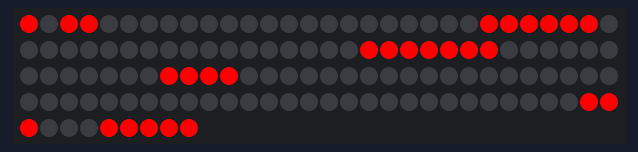
This sketch was run on a simulated ESP32. On the bench: 129 RGB LEDs in strip order, left to right, continuing on the next row. WiFi joins after 1.5 s; servers stay silent unless stated; network time is answered at once with the bench clock; the local clock reads 2024-03-15 10:24:30 at power-on unless the sketch sets it; what the sketch prints to the serial monitor is not drawn.

Above: at 1.9 s.

The sketch:

WordClockCode-with-NTPClient.ino
```cpp
// *** Libraries ***

// Libraries for Time
#include <NTPClient.h>

// Libraries for WiFi
#include <WiFiUdp.h>
#include <WiFi.h>

// Libraries for LEDs
#include <Adafruit_NeoPixel.h>

// *** Defines ***

// Sets offset from GMT (Greenwich Mean Time)
#define EST -18000 // - Eastern Standard Time
#define CST -21600 // - Central Standard Time
#define MST -25200 // - Mountain Standard Time
#define PST -28800 // - Pacific Standard Time

#define updateFrequency 1000 // Sets how frequently time is checked in ms

// For defining NeoPixel object
#define PIN GPIO13
#define NUMPIXELS 129

// *** Variables ***

byte H; // For Hours
byte M; // For Minutes

const int GPIO13 = 13;

// Replace with your network credentials (found on the back of router)
const char* ssid = "TP-Link_51CA";
const char* password = "password";

const long utcOffsetInSeconds = EST; // Timezone set

// Define NTP Client to get time
WiFiUDP ntpUDP;
NTPClient timeClient(ntpUDP, "pool.ntp.org", utcOffsetInSeconds);

// Define NeoPixel
Adafruit_NeoPixel pixels(NUMPIXELS, PIN, NEO_GRB + NEO_KHZ800);

void setled(int, int, int);

// Function for setting specific LEDs
void setled(int start, int end, int on) {
  for (int pixel = start; pixel < end + 1; pixel++) {
    if (on == true) {
      pixels.setPixelColor(pixel, pixels.Color(255, 0, 0));

    } else {
      pixels.setPixelColor(pixel, pixels.Color(0, 0, 0));
    }
    pixels.show();
  }
}

void setup() {

  // Initialize Serial Monitor
  Serial.begin(115200);

  // Print a start message
  Serial.print("attempting connection to: ");
  Serial.println(ssid);

  // Loop until WiFi connects
  WiFi.begin(ssid, password);
  while (WiFi.status()!= WL_CONNECTED) {
    delay(500);
    Serial.print(".");
  }

  // Print a success message
  Serial.println("");
  Serial.println("WiFi successfully connected!");

  // Initialize a NTPClient to get time
  timeClient.begin();

  // Initialize and Clear all Pixels
  pixels.begin();
  pixels.clear();

}
void loop() {

  // Check the time
  timeClient.update();

  // Set bytes H and M to Hours and Minutes from timeClient.update();
  H = timeClient.getHours();
  M = timeClient.getMinutes();

  // Print the values of H and M to the Serial Monitor
  Serial.println("");
  Serial.print("Hour: ");
  Serial.println(H);
  Serial.print("Minute: ");
  Serial.println(M);

  // *** Setting words based on time ***

  setled(0, 0, true);  // IT
  setled(2, 3, true);  // IS

  if (M >= 5) {
    setled(67, 67, true);  // T for PAS(T) and (T)O
  } else {
    setled(67, 67, false);
  }

  if (M  >= 5) {
    setled(47, 53, true);  // MINUTES
  } else {
    setled(47, 53, false);
  }

  if ((M >= 5) && (M <= 34)) {
    setled(68, 70, true);  // PAST (Techincally turns on PAS)
  } else {
    setled(68, 70, false);
  }

  if (M >= 35) {
    setled(66, 66, true);  // TO (Technically turns on O)
  } else {
    setled(66, 66, false);
  }

  setled(124, 129, true);  // O'CLOCK

  if (((M >= 5) && (M < 10)) || ((M >= 25) && (M < 30)) || ((M >= 35) && (M < 40)) || (M >= 55)) {
    setled(29, 32, true);
  } else {
    setled(29, 32, false);  // FIVE (Minutes)
  }

  if (((M >= 10) && (M < 15)) || ((M >= 50) && (M < 55))) {
    setled(37, 39, true);  // TEN (Minutes)
  } else {
    setled(37, 39, false);
  }

  if (((M >= 15) && (M < 20)) || ((M >= 45) && (M < 50))) {
    setled(14, 20, true);  // FIFTEEN (Minutes)
  } else {
    setled(14, 20, false);
  }

  if (((M >= 20) && (M < 30)) || ((M >= 35) && (M < 45))) {
    setled(23, 28, true);  // TWENTY (Minutes)
  } else {
    setled(23, 28, false);
  }

  if ((M >= 30) && (M < 35)) {
    setled(41, 46, true);  // THIRTY (Minutes)
  } else {
    setled(41, 46, false);
  }

  if (((H == 1) && (M < 35)) || ((H == 13) && (M < 35)) || ((H == 12) && (M >= 35)) || ((H == 0) && (M >= 35))) {
    setled(107, 109, true);  // ONE (Hours)
  } else {
    setled(107, 109, false);
  }

  if (((H == 2) && (M < 35)) || ((H == 14) && (M < 35)) || ((H == 13) && (M >= 35)) || ((H == 1) && (M >= 35))) {
    setled(82, 84, true);  // TWO (Hours)
  } else {
    setled(82, 84, false);
  }

  if (((H == 3) && (M < 35)) || ((H == 15) && (M < 35)) || ((H == 14) && (M >= 35)) || ((H == 2) && (M >= 35))) {
    setled(110, 114, true);  // THREE (Hours)
  } else {
    setled(110, 114, false);
  }

  if (((H == 4) && (M < 35)) || ((H == 16) && (M < 35)) || ((H == 15) && (M >= 35)) || ((H == 3) && (M >= 35))) {
    setled(60, 63, true);  // FOUR (Hours)
  } else {
    setled(60, 63, false);
  }

  if (((H == 5) && (M < 35)) || ((H == 17) && (M < 35)) || ((H == 16) && (M >= 35)) || ((H == 4) && (M >= 35))) {
    setled(86, 89, true);  // FIVE (Hours)
  } else {
    setled(86, 89, false);
  }

  if (((H == 6) && (M < 35)) || ((H == 18) && (M < 35)) || ((H == 17) && (M >= 35)) || ((H == 5) && (M >= 35))) {
    setled(115, 117, true);  // SIX (Hours)
  } else {
    setled(115, 117, false);
  }

  if (((H == 7) && (M < 35)) || ((H == 19) && (M < 35)) || ((H == 18) && (M >= 35)) || ((H == 6) && (M >= 35))) {
    setled(71, 75, true);  // SEVEN (Hours)
  } else {
    setled(71, 75, false);
  }

  if (((H == 8) && (M < 35)) || ((H == 20) && (M < 35)) || ((H == 19) && (M>= 35)) || ((H == 7) && (M >= 35))) {
    setled(94, 98, true);  // EIGHT (Hours)
  } else {
    setled(94, 98, false);
  }

  if (((H == 9) && (M < 35)) || ((H == 21) && (M < 35)) || ((H == 20) && (M >= 35)) || ((H == 8) && (M >= 35))) {
    setled(90, 93, true);  // NINE (Hours)
  } else {
    setled(90, 93, false);
  }
  if (((H == 10) && (M < 35)) || ((H == 22) && (M < 35)) || ((H == 21) && (M >= 35)) || ((H == 9) && (M >= 35))) {
    setled(118, 120, true);  // TEN (Hours)
  } else {
    setled(118, 120, false);
  }

  if (((H == 11) && (M < 35)) || ((H == 23) && (M < 35)) || ((H == 22) && (M >= 35)) || ((H == 10) && (M >= 35))) {
    setled(100, 105, true);  // ELEVEN (Hours)
  } else {
    setled(100, 105, false);
  }

  if (((H == 12) && (M < 35)) || ((H == 0) && (M < 35)) || ((H == 23) && (M >= 35)) || ((H == 11) && (M >= 35))) {
    setled(77, 81, true);  // TWELVE (Hours)
  } else {
    setled(77, 81, false);
  }

  // Delay until the loop is executed again
  delay(updateFrequency);
}
```
